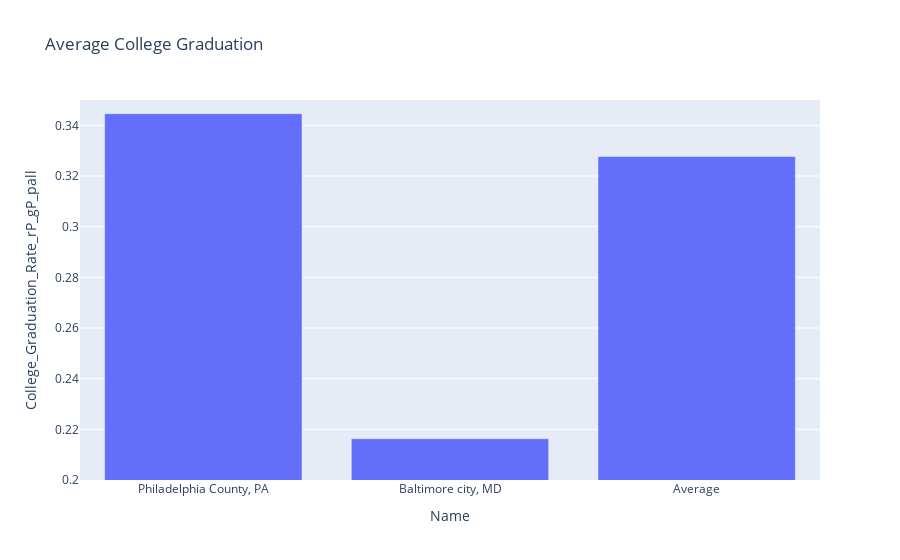

This figure's notebook cell:
### Code cell
# make animated bar chart to show changes in number of arrests during each week day over the years provided
animation_bar_average    = px.bar(df_bfd, 
                           x="Name", 
                           y="College_Graduation_Rate_rP_gP_pall",
                           title = "Average College Graduation",
                          
                           range_y=[0.2,0.35]
                    
                           #size="column that the radius of the bubble is correlated with", 
                           #color="column that the chart color corresponds with", 
                         
                          )
animation_bar_average

### Figure 1 — Plotly figure (JSON) as saved in the notebook; plotly's stock layout.template omitted (floating-point values rounded to 4 significant figures)
{"data": [{"alignmentgroup": "True", "hoverlabel": {"namelength": 0}, "hovertemplate": "Name=%{x}<br>College_Graduation_Rate_rP_gP_pall=%{y}", "legendgroup": "", "marker": {"color": "#636efa"}, "name": "", "offsetgroup": "", "orientation": "v", "showlegend": false, "textposition": "auto", "type": "bar", "x": ["Philadelphia County, PA", "Baltimore city, MD", "Average"], "xaxis": "x", "y": [0.3446, 0.2163, 0.3277], "yaxis": "y"}], "layout": {"barmode": "relative", "legend": {"tracegroupgap": 0}, "title": {"text": "Average College Graduation"}, "xaxis": {"anchor": "y", "domain": [0, 1], "title": {"text": "Name"}}, "yaxis": {"anchor": "x", "domain": [0, 1], "range": [0.2, 0.35], "title": {"text": "College_Graduation_Rate_rP_gP_pall"}}}}
